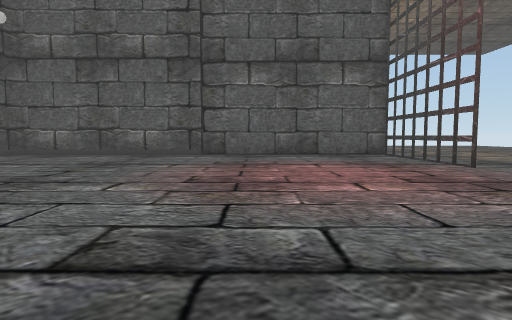
view 1 (above)

12 first-person views from a walk through a scene from a Unity 3-D project. The camera is 0.59 m above the floor, tilts 4° down and sees 75° across. Doors are open. The floor is counted in squares, 1 m on a side. Each view is taken from the middle of a square. On the plan, view 1 faces up. The plan holds only what a view shows up to about 9 squares ahead; the rest is blank. Some animated figures are left out. Some surface patterns are stand-ins.

view 2
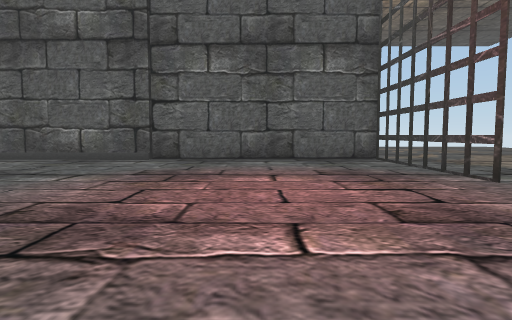

view 3
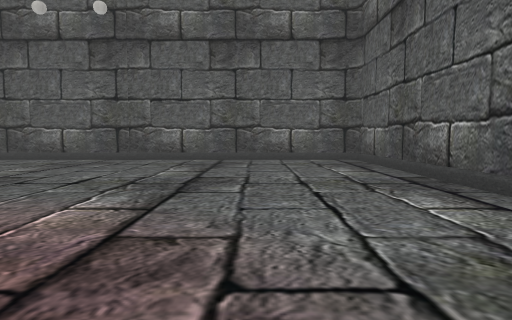

view 4
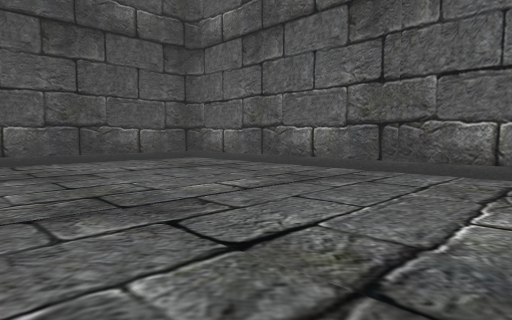

view 5
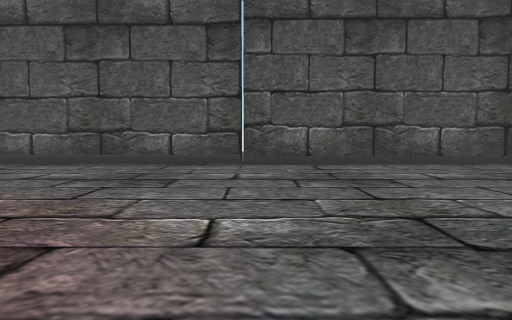

view 6
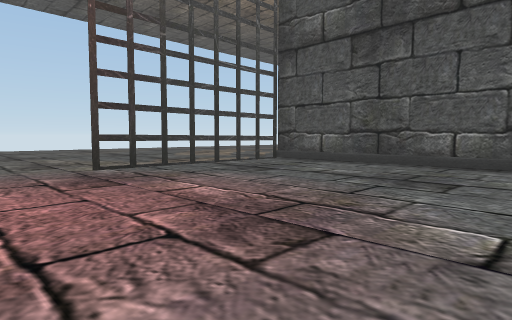

view 7
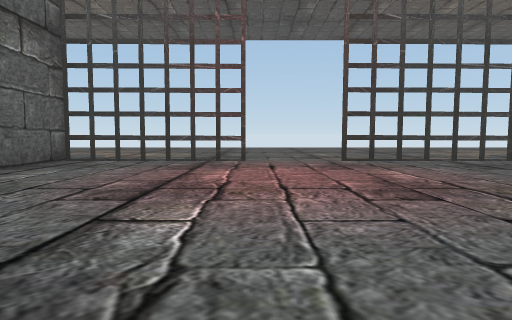

view 8
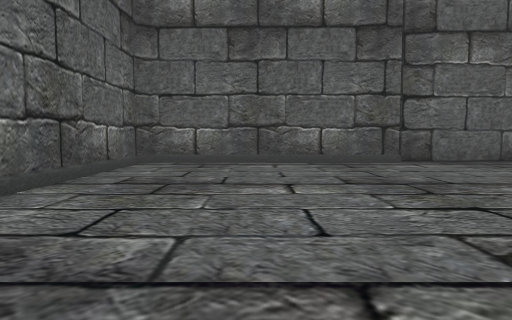

view 9
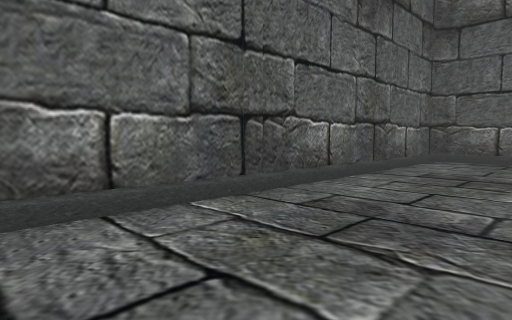

view 10
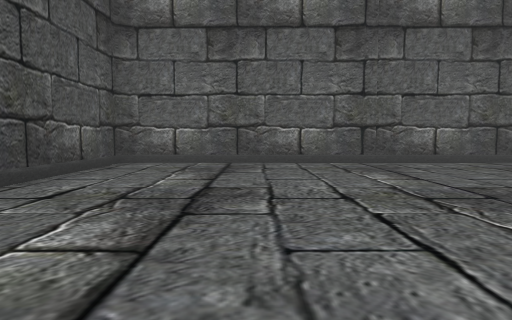

view 11
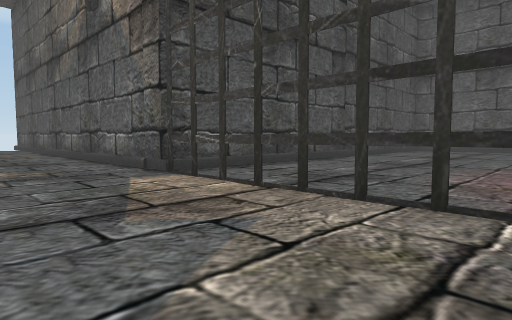

view 12
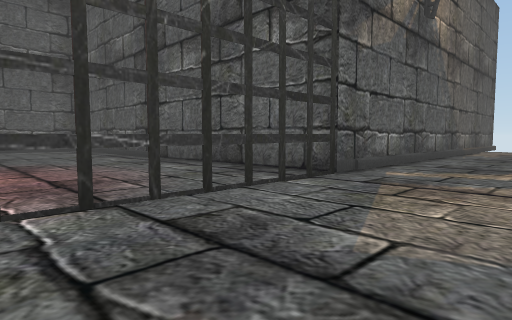

### Floor plan
Key: @ floor where view 1 was taken; # wall or solid block; . floor; D open door; T thing the floor can be seen under or through.
Columns run from 8 left of view 1 to 8 right of it. Each row starts with its distance up from view 1.
 16             #..
 15             #..
 14             #..
 13             #..
 12             #..
 11 #############...
 10 #...........#...
  9 #...........#...
  8 #...........#...
  7 #...........#...
  6 #...........D...
  5 #...........D....
  4 #...........D....
  3 #...........T....
  2 #...........T...
  1 #...........T...
  0 #.......@...T...
 -1 #############..
 -2             #..
 -3             #..
 -4             #..
 -5             #..
 -6             #..

Positions as (right, up) in squares from view 1, and headings:
1: (0, 0), facing up
2: (1, 2), facing up
3: (1, 8), facing left
4: (-2, 7), facing down-left
5: (-2, 6), facing down
6: (-2, 6), facing down-right
7: (-4, 6), facing right
8: (-5, 3), facing up
9: (-5, 2), facing up-left
10: (0, 2), facing left
11: (7, 4), facing down-left
12: (7, 6), facing up-left
